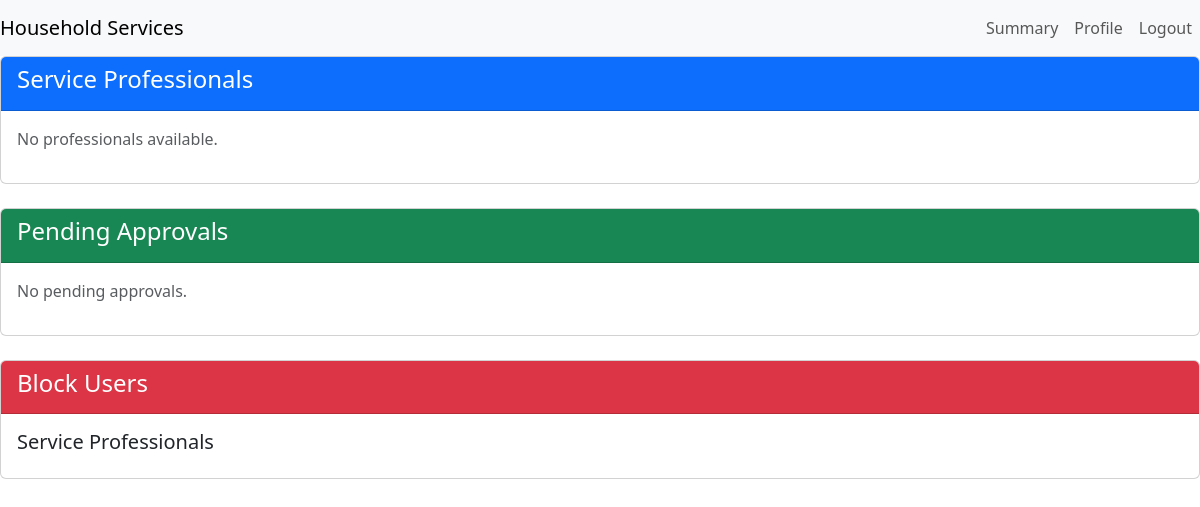
/admin/Professionals (signed in), run on an earlier commit of the app's database.
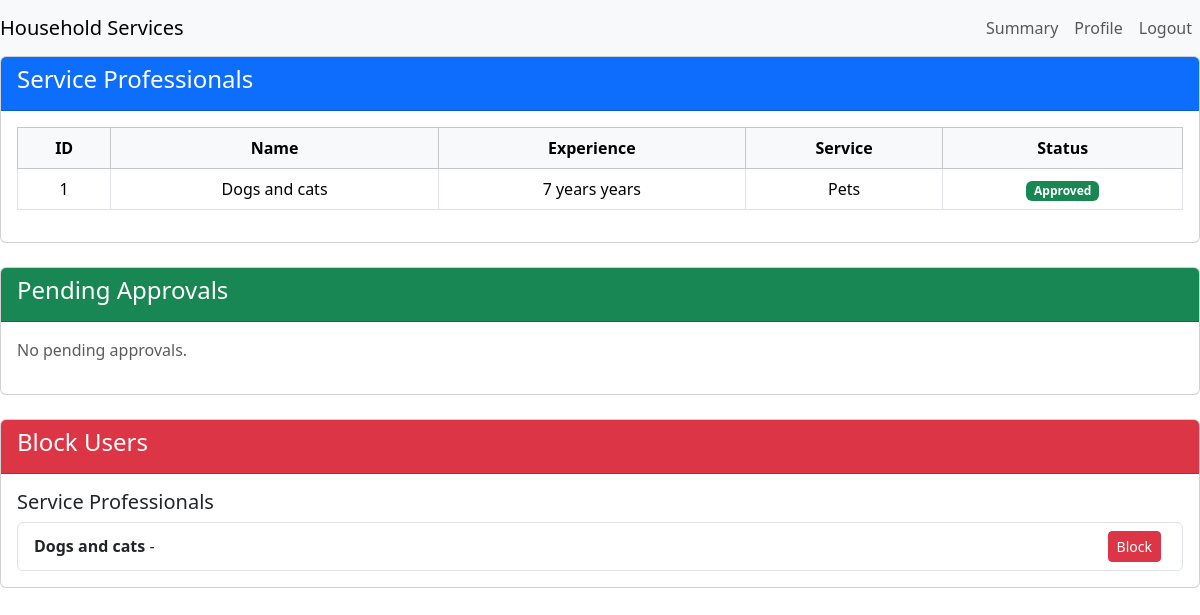
And on a later commit of the database.
### models.py (models this page shows, shortened)
class Professional(db.Model):
    id = db.Column(db.Integer, primary_key=True)
    name = db.Column(db.String(84), nullable=False)
    Email_id = db.Column(db.String(32), unique=True, nullable=False)
    passhash = db.Column(db.String(128), nullable=False)
    description = db.Column(db.String(128), nullable=True)
    service_type = db.Column(db.String(128))
    address = db.Column(db.String(32))
    Pin_Code = db.Column(db.String(8))
    experience = db.Column(db.String(8))
    category_id = db.Column(db.Integer, db.ForeignKey('category.id'), nullable=False)
    status = db.Column(db.String(16), nullable=False, default='pending')
    role = db.Column(db.String(16), nullable=False, default='service_professional')
    category = db.relationship('Category', backref='professionals', lazy=True)
    date_created = db.Column(db.DateTime, nullable=False, default=datetime.utcnow)
    document = db.Column(db.String(256), nullable=True)  # New column to store document path

### routes.py (the view)
@app.route('/admin/Professionals',methods=['GET', 'POST'])
@auth_required
def AdminProfessional():
    services = Service.query.all()
    user = Customer.query.get(session['user_id'])
    professionals = Professional.query.filter_by(status='pending').all()
    professionals = Professional.query.all()
    return render_template('adminProfessionalHandling.html',user = user , services=services, professionals=professionals)

### routes.py (called while the page is built)
def auth_required(fnc):
    @wraps(fnc)  # Preserve the original function's metadata
    def inner(*args, **kwargs):
        if 'user_id' in session:
            return fnc(*args, **kwargs)
        if request.endpoint == 'Login' or request.endpoint == 'Register':
            return fnc(*args, **kwargs)
        flash('Please login to continue', 'warning')
        return redirect(url_for('Login'))
    return inner

### templates/AdminProfessionalHandling.html (shortened to what the changed rows need)
{% extends 'layout.html' %}
{% block content %}
<div class="card mb-4">
    <div class="card-body">
        {% if professionals %}
        <table class="table table-bordered">
            <thead class="table-light">
                <tr>
                    <th>ID</th>
                    <th>Name</th>
                    <th>Experience</th>
                    <th>Service</th>
                    <th>Status</th>
                </tr>
            </thead>
            <tbody>
                {% for professional in professionals %}
                <tr>
                    <td>{{ professional.id }}</td>
                    <td>{{ professional.name }}</td>
                    <td>{{ professional.experience }} years</td>
                    <td>{{ professional.service_type }}</td>
                    <td>
                        {% if professional.status == 'approved' %}
                            <span class="badge bg-success">Approved</span>
                        {% elif professional.status == 'rejected' %}
                            <span class="badge bg-danger">Rejected</span>
                        {% else %}
                            <span class="badge bg-warning text-dark">Pending</span>
                        {% endif %}
                    </td>
                </tr>
                {% endfor %}
            </tbody>
        </table>
        {% else %}
        <p class="text-muted">No professionals available.</p>
        {% endif %}
    </div>
</div>
            {% set pending_professionals = professionals | selectattr('status', 'equalto', 'pending') | list %}
    <div class="card">
        <div class="card-body">
    <ul class="list-group">
        {% for professional in professionals %}
        <li class="list-group-item d-flex justify-content-between align-items-center">
            <div>
                <strong>{{ professional.name }}</strong> -
            </div>
            <div>
                {% if not professional.is_blocked %}
                <form method="POST" action="{{ url_for('block_user', user_type='professional', user_id=professional.id) }}" class="d-inline">
                    <button type="submit" class="btn btn-danger btn-sm">Block</button>
                </form>
                {% else %}
                <span class="badge bg-secondary">Blocked</span>
                {% endif %}
            </div>
        </li>
        {% endfor %}
    </ul>
</div>
</div>
{% endblock %}

What changed in the data, as far as the page shows it:
added Professional: id "1", name "Dogs and cats", experience "7 years", service_type "Pets", status "Approved"
Also different on the page:
text no longer shown: "No professionals available."
text now shown: "ID Name Experience Service Status"
